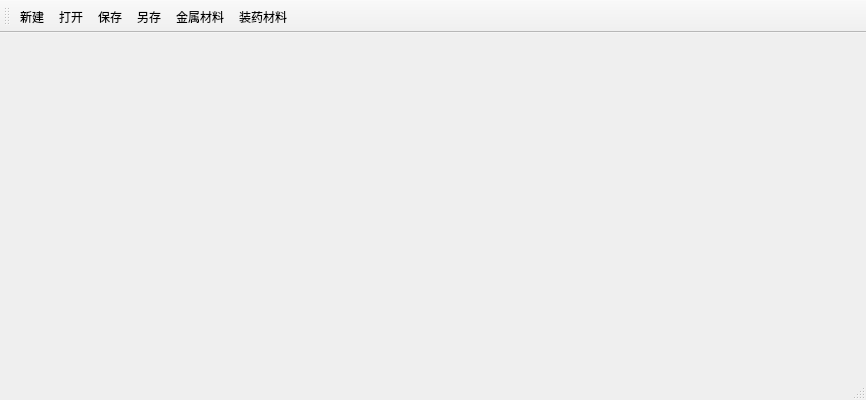
<?xml version="1.0" encoding="UTF-8"?>
<ui version="4.0">
 <class>WarheadMainClass</class>
 <widget class="QMainWindow" name="WarheadMainClass">
  <property name="geometry">
   <rect>
    <x>0</x>
    <y>0</y>
    <width>866</width>
    <height>400</height>
   </rect>
  </property>
  <property name="windowTitle">
   <string>WarheadMain</string>
  </property>
  <widget class="QWidget" name="centralWidget"/>
  <widget class="QMenuBar" name="menuBar">
   <property name="geometry">
    <rect>
     <x>0</x>
     <y>0</y>
     <width>866</width>
     <height>23</height>
    </rect>
   </property>
  </widget>
  <widget class="QToolBar" name="mainToolBar">
   <attribute name="toolBarArea">
    <enum>TopToolBarArea</enum>
   </attribute>
   <attribute name="toolBarBreak">
    <bool>false</bool>
   </attribute>
   <addaction name="action_new"/>
   <addaction name="action_open_from_file"/>
   <addaction name="action_save"/>
   <addaction name="action_save_as_file"/>
   <addaction name="action_metal_material"/>
   <addaction name="action_charge_material"/>
  </widget>
  <widget class="QStatusBar" name="statusBar"/>
  <action name="action_new">
   <property name="text">
    <string>新建</string>
   </property>
   <property name="toolTip">
    <string>新建</string>
   </property>
  </action>
  <action name="action_new_from_templ">
   <property name="text">
    <string>从模板新建</string>
   </property>
   <property name="toolTip">
    <string>从模板新建</string>
   </property>
  </action>
  <action name="action_save_as_file">
   <property name="text">
    <string>另存</string>
   </property>
   <property name="toolTip">
    <string>另存</string>
   </property>
  </action>
  <action name="action_save_db">
   <property name="text">
    <string>保存/另存到数据库</string>
   </property>
   <property name="toolTip">
    <string>保存/另存到数据库</string>
   </property>
  </action>
  <action name="action_save">
   <property name="text">
    <string>保存</string>
   </property>
   <property name="toolTip">
    <string>保存</string>
   </property>
  </action>
  <action name="action_save_templ">
   <property name="text">
    <string>保存为模板</string>
   </property>
   <property name="toolTip">
    <string>保存为模板</string>
   </property>
  </action>
  <action name="action_open_from_file">
   <property name="text">
    <string>打开</string>
   </property>
   <property name="toolTip">
    <string>打开</string>
   </property>
  </action>
  <action name="action_open_from_db">
   <property name="text">
    <string>从数据库打开</string>
   </property>
   <property name="toolTip">
    <string>从数据库打开</string>
   </property>
  </action>
  <action name="action_material_lib">
   <property name="text">
    <string>材料库</string>
   </property>
   <property name="toolTip">
    <string>材料库</string>
   </property>
  </action>
  <action name="action_operator_lib">
   <property name="text">
    <string>算子库</string>
   </property>
   <property name="toolTip">
    <string>算子库</string>
   </property>
  </action>
  <action name="action_unit">
   <property name="text">
    <string>系统单位制</string>
   </property>
   <property name="toolTip">
    <string>系统单位制</string>
   </property>
  </action>
  <action name="action_metal_material">
   <property name="text">
    <string>金属材料</string>
   </property>
   <property name="toolTip">
    <string>金属材料</string>
   </property>
  </action>
  <action name="action_charge_material">
   <property name="text">
    <string>装药材料</string>
   </property>
   <property name="toolTip">
    <string>装药材料</string>
   </property>
  </action>
 </widget>
 <layoutdefault spacing="6" margin="11"/>
 <resources>
  <include location="warheadmain.qrc"/>
 </resources>
 <connections/>
</ui>
